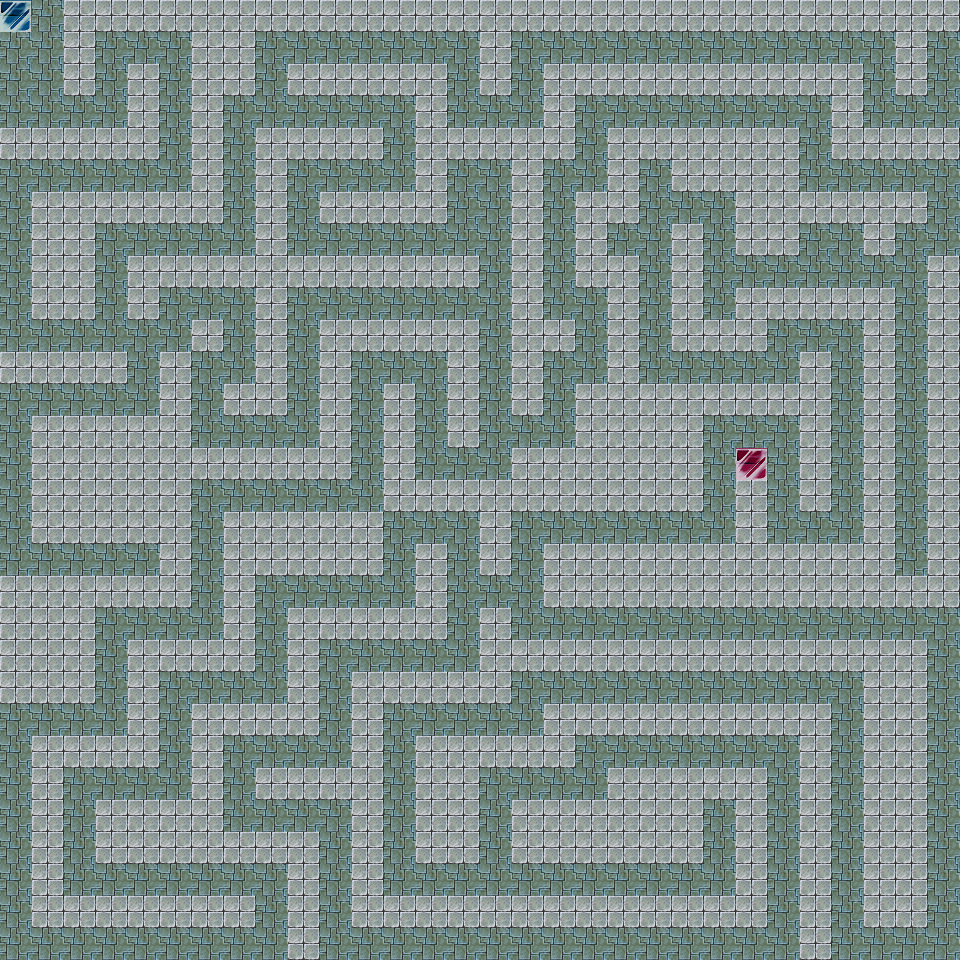

A level layout from a 2D game, rendered from its tile map. Below: a short description, then the map file with its tile-grid data intact:
An orthogonal 30x30 tile map with 32x32 px tiles, 1 tile layer (Tile Layer 1).

<map version="1.0" orientation="orthogonal" width="30" height="30" tilewidth="32" tileheight="32">
 <tileset firstgid="1" name="test" tilewidth="32" tileheight="32">
  <image source="Downloads/tilea5.png" width="256" height="512" />
 </tileset>
 <layer name="Tile Layer 1" width="30" height="30">
  <data encoding="csv">
2,49,50,50,50,50,50,50,50,50,50,50,50,50,50,50,50,50,50,50,50,50,50,50,50,50,50,50,50,50,
49,49,50,49,49,49,50,50,49,49,49,49,49,49,49,50,49,49,49,49,49,49,49,49,49,49,49,49,50,49,
49,49,50,49,50,49,50,50,49,50,50,50,50,50,49,50,49,50,50,50,50,50,50,50,50,50,50,49,50,49,
49,49,49,49,50,49,50,49,49,49,49,49,49,50,49,49,49,50,49,49,49,49,49,49,49,49,50,49,49,49,
50,50,50,50,50,49,50,49,50,50,50,50,49,50,50,50,50,50,49,50,50,50,50,50,50,49,50,50,50,50,
49,49,49,49,49,49,50,49,50,49,49,49,49,50,49,49,50,49,49,50,49,50,50,50,50,49,49,49,49,49,
49,50,50,50,50,50,50,49,50,49,50,50,50,50,49,49,50,49,50,50,49,49,49,50,50,50,50,50,50,49,
49,50,50,49,49,49,49,49,50,49,49,49,49,49,49,49,50,49,50,49,49,50,49,50,50,49,49,50,49,49,
49,50,50,49,50,50,50,50,50,50,50,50,50,50,50,49,50,49,50,50,49,50,49,49,49,49,49,49,49,50,
49,50,50,49,50,49,49,49,50,49,49,49,49,49,49,49,50,49,49,50,49,50,49,50,50,50,50,50,49,50,
49,49,49,49,49,49,50,49,50,49,50,50,50,50,50,49,50,50,49,50,49,50,50,50,49,49,49,50,49,50,
50,50,50,50,49,50,49,49,50,49,50,49,49,49,50,49,50,49,49,50,49,49,49,49,49,50,49,50,49,50,
49,49,49,49,49,50,49,50,50,49,50,49,50,49,50,49,50,49,50,50,50,50,50,50,50,50,49,50,49,50,
49,50,50,50,50,50,49,49,49,49,50,49,50,49,50,49,49,49,50,50,50,50,49,49,49,50,49,50,49,50,
49,50,50,50,50,50,50,50,50,50,50,49,50,49,49,49,50,50,50,50,50,50,49,3,49,50,49,50,49,50,
49,50,50,50,50,50,49,49,49,49,49,49,50,50,50,50,50,50,50,50,50,50,49,50,49,50,49,50,49,50,
49,50,50,50,50,50,49,50,50,50,50,50,49,49,49,50,49,49,49,49,49,49,49,50,49,49,49,50,49,50,
49,49,49,49,49,50,49,50,50,50,50,50,49,50,49,50,49,50,50,50,50,50,50,50,50,50,50,50,49,50,
50,50,50,50,50,50,49,50,49,49,49,49,49,50,49,49,49,50,50,50,50,50,50,50,50,50,50,50,50,50,
50,50,50,49,49,49,49,50,49,50,50,50,50,50,49,50,49,49,49,49,49,49,49,49,49,49,49,49,49,49,
50,50,50,49,50,50,50,50,49,50,49,49,49,49,49,50,50,50,50,50,50,50,50,50,50,50,50,50,50,49,
50,50,50,49,50,49,49,49,49,50,49,50,50,50,50,50,49,49,49,49,49,49,49,49,49,49,49,50,50,49,
49,49,49,49,50,49,50,50,50,50,49,50,49,49,49,49,49,50,50,50,50,50,50,50,50,50,49,50,50,49,
49,50,50,50,50,49,50,49,49,49,49,50,49,50,50,50,50,50,49,49,49,49,49,49,49,50,49,50,50,49,
49,50,49,49,49,49,50,49,50,50,50,50,49,50,50,49,49,49,49,50,50,50,50,50,49,50,49,50,50,49,
49,50,49,50,50,50,50,49,49,49,49,50,49,50,50,49,50,50,50,50,50,50,49,50,49,50,49,50,50,49,
49,50,49,50,50,50,50,50,50,50,49,50,49,50,50,49,50,50,50,50,50,50,49,50,49,50,49,50,50,49,
49,50,49,49,49,49,49,49,49,50,49,50,49,49,49,49,49,49,49,49,49,49,49,50,49,50,49,50,50,49,
49,50,50,50,50,50,50,50,49,50,49,50,50,50,50,50,50,50,50,50,50,50,50,50,49,50,49,50,50,49,
49,49,49,49,49,49,49,49,49,50,49,49,49,49,49,49,49,49,49,49,49,49,49,49,49,50,49,49,49,49
</data>
 </layer>
</map>
